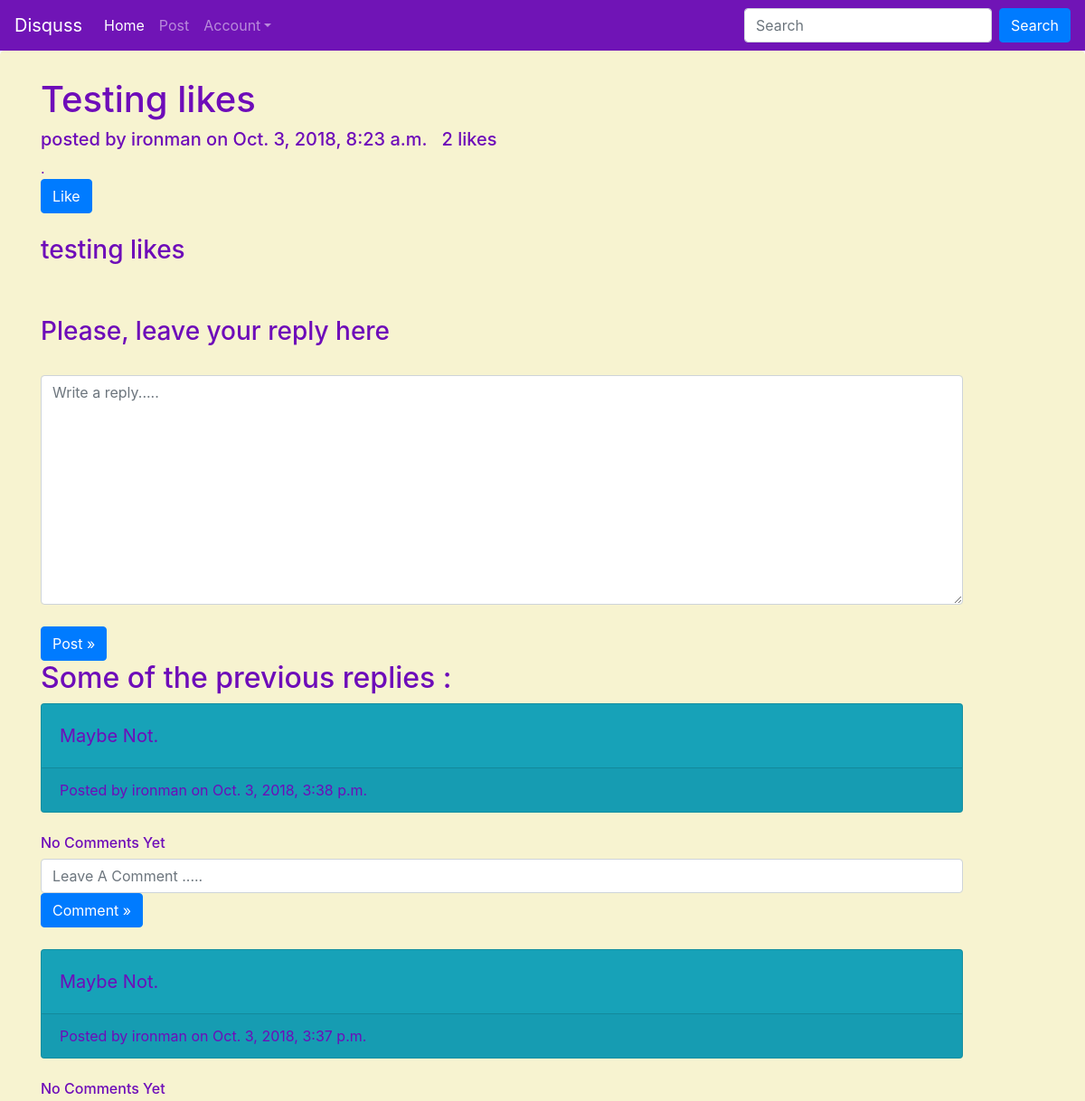
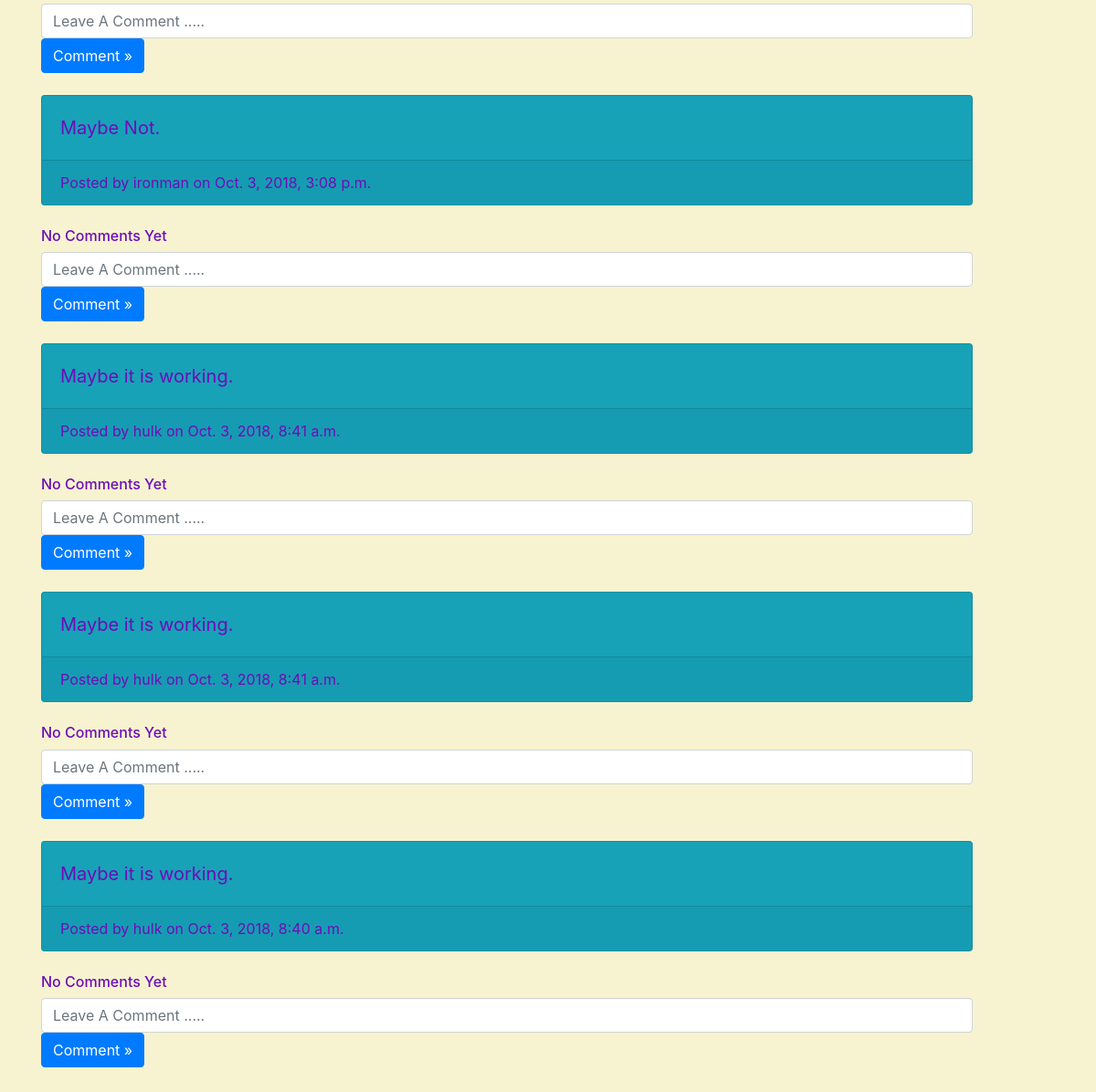
Page /Post/answer/1/ (signed in) on the committed database (2 pictures, top to bottom).
### thread/models.py (models this page shows)
class Post(models.Model):
    post_title = models.CharField(max_length=80)
    category = models.CharField(max_length=50)
    post = models.CharField(max_length=500)
    user = models.ForeignKey(User, on_delete=models.CASCADE)
    date = models.DateTimeField(auto_now=True)
    likes = models.ManyToManyField(User, related_name="post_likes", blank=True)

class Post_reply(models.Model):
    post = models.CharField(max_length=500)
    question = models.ForeignKey(Post, on_delete=models.CASCADE, related_name='comments')
    user = models.ForeignKey(User, on_delete=models.CASCADE)
    date = models.DateTimeField(auto_now=True)
    likes = models.ManyToManyField(User, related_name="reply_likes", blank=True)
    Post_reply_reply = models.ForeignKey("self", null=True, blank=True, on_delete=models.CASCADE, related_name='nested_comments')

### thread/views.py (the view, shortened to what this page needs)
# urls.py: url(r'^answer/(?P<pk>\d+)/$', views.Answer.as_view(), name='answer'),
class Answer(TemplateView):
    template_name = 'thread/question_details.html'
    def get(self, request, pk):
        comment_form=Post_answer()
        post = get_object_or_404(Post, pk=pk)
        form = Post_answer()
        posts = Post_reply.objects.filter(question=post.pk).order_by('-date')
        pk = post.pk
        args = {'form': form, 'posts': posts, 'pk': pk, 'post': post,'comment_form':comment_form}
        return render(request, self.template_name, args)

### thread/forms.py
class Post_answer(forms.ModelForm):
    post = forms.CharField(widget=forms.Textarea(
        attrs={
            'class': 'form-control',
            'placeholder': 'Write a reply.....'
        }
    ))
    comment =forms.CharField(widget=forms.TextInput(
        attrs={
            'class': 'form-control',
            'placeholder': 'Leave A Comment .....'
        }
    ),required=False)
    class Meta:
        model = Post_reply
        fields = ('post','Post_reply_reply')

### thread/templates/thread/question_details.html (shortened to what this page needs)
{% extends 'login_page/base.html' %}
{% block body %}
<html>
<head>
    {% load static %}
    <link rel="stylesheet" href="{% static 'thread\style.css' %}" type="text/css"/>
</head>
<body>
{% if user.is_authenticated %}
<div class="jumbotron">
	<div class="container">
		<h1>{{ post.post_title }}</h1>
        <h5>posted by {{ post.user }} on {{ post.date }} &nbsp; {{ post.likes.count }} likes </h5>.
        <form action="{% url 'thread:like_post'  %}" method="POST">
            <button class="btn btn-primary" onClick="window.location.reload();" type="submit" name="post_id" value="{{post.id}}" >Like</button>
        </form>
        <br>
        <h3>{{ post.post }}</h3>
        <br>
        <br>
        <h3>Please, leave your reply here </h3>
		<br>
        <form method="post">
        {{ form.post }}
         <br>
        <button class="btn btn-primary" href="{% url 'thread:answer' pk=post.pk %}" >Post »</button>
        </form>
            <h2>Some of the previous replies :</h2>
        {% for post in posts %}
            <div class="card bg-info">
            <div class="card-body">{{ post.post }}</div>
            <div class="card-footer">Posted by {{post.user}} on {{ post.date }}</div>
            </div>
        {% if post.Post_reply_reply %}
        <h6>Top Comments :</h6>
        {% for comment in post.Post_reply_reply %}
            <div class="card bg-info">
            <div class="card-body">{{ comment }}</div>
            <div class="card-footer">Posted by {{comment.user}} on {{ comment.date }}</div>
            </div>
        {% endfor %}
    <br>
        {% else %}
        <br>
            <h6>No Comments Yet</h6>
            <form action="{% url 'thread:comment'  %}" method="POST">
            {{ form.comment }}
            <button class="btn btn-primary" onClick="window.location.reload();" type="submit" name="comment_id" value="{{post.pk}}">Comment »</button>
        </form>
        <br>
        {% endif %}
        {% endfor %}
	</div>
</div>
{% endif %}
{% endblock %}

### login_page/templates/login_page/base.html (shortened to what this page needs)
<!DOCTYPE html>
<html lang="en">
<head>
    <link rel="stylesheet" href="https://stackpath.bootstrapcdn.com/bootstrap/4.1.3/css/bootstrap.min.css">
</head>
<body>
<nav class="navbar navbar-expand-lg navbar-dark" style = "background-color: #7014B6;">
    <a class="navbar-brand" href="{% url 'login_page:index' %}">Disquss</a>
  <div class="collapse navbar-collapse" id="navbarSupportedContent">
    <ul class="navbar-nav mr-auto">
      <li class="nav-item active">
        <a class="nav-link" href="{% url 'login_page:index' %}">Home<span class="sr-only">(current)</span></a>
      </li>
      <li class="nav-item">
        <a class="nav-link" href="{% url 'thread:posting' %}">Post</a>
      </li>
      <li class="nav-item dropdown">
        <a class="nav-link dropdown-toggle" href="#" id="navbarDropdown" role="button" data-toggle="dropdown" aria-haspopup="true" aria-expanded="false">Account</a>
      </li>
    </ul>
    <form class="form-inline my-2 my-lg-0" action="/Home/Search/" method="get">
      <input class="form-control mr-sm-2" type="search" name="q" placeholder="Search" aria-label="Search">
      <button class="btn btn-primary" type="submit" value="Search">Search</button>
    </form>
  </div>
</nav>
{% block body %}
{% endblock %}
</body>
</html>

### thread/static/thread/style.css (style rules this page uses)
.jumbotron { background: #F7F3D0; color: #6E0CB9; padding: 30px 120px 30px 30px }
.card-body { font-size: 20px; color: #6E0CB9; }

### rows in the picture
Post: post_title "Testing likes", user "ironman", date "Oct. 3, 2018, 8:23 a.m.", likes.count "2", post "testing likes"
Post_reply: post "Maybe Not.", user "ironman", date "Oct. 3, 2018, 3:38 p.m.", {{ post.pk }} 6 (drawn)
Post_reply: post "Maybe Not.", user "ironman", date "Oct. 3, 2018, 3:37 p.m.", {{ post.pk }} 5 (drawn)
Post_reply: post "Maybe Not.", user "ironman", date "Oct. 3, 2018, 3:08 p.m.", {{ post.pk }} 4 (drawn)
Post_reply: post "Maybe it is working.", user "hulk", date "Oct. 3, 2018, 8:41 a.m.", {{ post.pk }} 3 (drawn)
Post_reply: post "Maybe it is working.", user "hulk", date "Oct. 3, 2018, 8:41 a.m.", {{ post.pk }} 2 (drawn)
Post_reply: post "Maybe it is working.", user "hulk", date "Oct. 3, 2018, 8:40 a.m.", {{ post.pk }} 1 (drawn)
